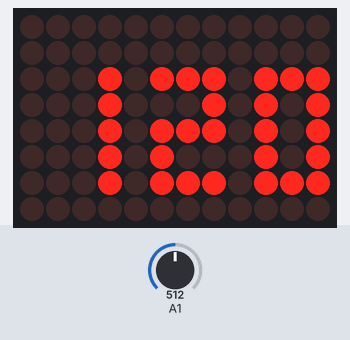
Simulated run of this sketch. Board: Arduino Uno R4 WiFi. Shown: 12×8 LED matrix. The inputs (shaded band) are chosen by the test bench; at power-on: A1 = 512.

Above: at 1.2 s.
1.3 s: A1 set to 716
At 2.0 s:
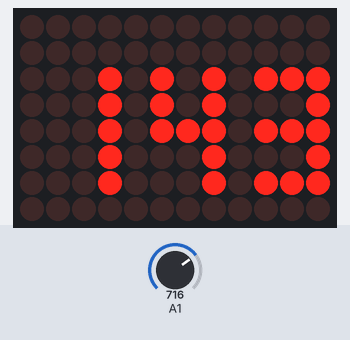
2.8 s: A1 set to 900
At 4.0 s:
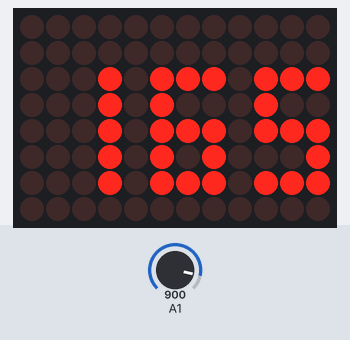
4.3 s: A1 set to 1023
At 5.2 s:
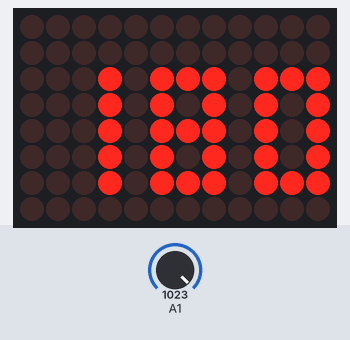
5.8 s: A1 set to 511
At 6.5 s:
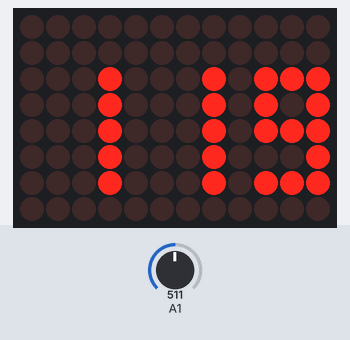
7.3 s: A1 set to 306
At 7.8 s:
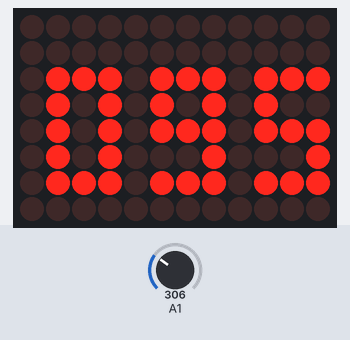
8.8 s: A1 set to 122
At 9.7 s:
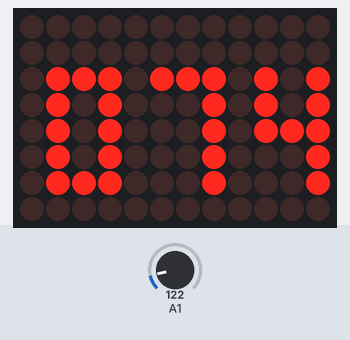
Timing chart, 0 to 11.3 s (numbered marks = the images above; inputs shaded):
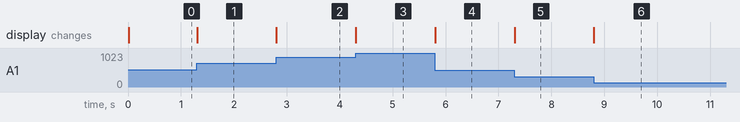

The sketch:

cd_LED.ino
```cpp
#include "LEDMatrix.h"
#include "send_bpm.h"
#include <WiFiS3.h>
#include <WiFiUdp.h>

WiFiUDP Udp;

// 送信先（奏者側）の設定
const IPAddress playerIp(192, 168, 1, 11);
const unsigned int localPort = 3000;

// 時間管理用の変数
unsigned long last_display_time = 0;
unsigned long last_udp_time = 0;

const int LED_hz = 16;  // LEDマトリクス用（約60Hz）
const int UDP_hz = 100; // UDP送信確認用（10Hz）

void setup() {
  Serial.begin(115200);
  initLEDMatrix();
}

void loop() {
  unsigned long current_time = millis();

  int val = analogRead(A1);
  int bpm = map(val, 0, 1023, 60, 180);

  // LEDマトリクスの更新（約16msごとに更新）
  if (current_time - last_display_time >= LED_hz) {
    updateDisplay(bpm);
    last_display_time += LED_hz;
  }

  // 奏者側へのBPM送信（100msごとに送信）
  if (current_time - last_udp_time >= UDP_hz) {
    sendbpm(bpm);
    last_udp_time += UDP_hz;
  }
}

void sendbpm(int bpm_value) {
  Udp.beginPacket(playerIp, localPort);

  String message = "BPM" + String(bpm_value);
  Udp.print(message);

  Udp.endPacket();
}
```

LEDMatrix.h
```cpp
#ifndef LEDMatrix_h
#define LEDMatrix_h
#include "Arduino_LED_Matrix.h"
void initLEDMatrix();
void displayDigit(int d, int s_r, int s_c);
void updateDisplay(int v);
#endif
```

send_bpm.h
```cpp
#ifndef send_bpm_h
#define send_bpm_h

void sendbpm(int bpm_value);

#endif
```

Source omitted: d_LEDMatrix.cpp (data table, 1384 bytes)

Measured:
- after the input at 1.3 s, the display: changes at once (image 1)
- after the input at 2.8 s, the display: changes at once (image 2)
- after the input at 4.3 s, the display: changes at once (image 3)
- after the input at 5.8 s, the display: changes at once (image 4)
- after the input at 7.3 s, the display: changes at once (image 5)
- after the input at 8.8 s, the display: changes at once (image 6)
